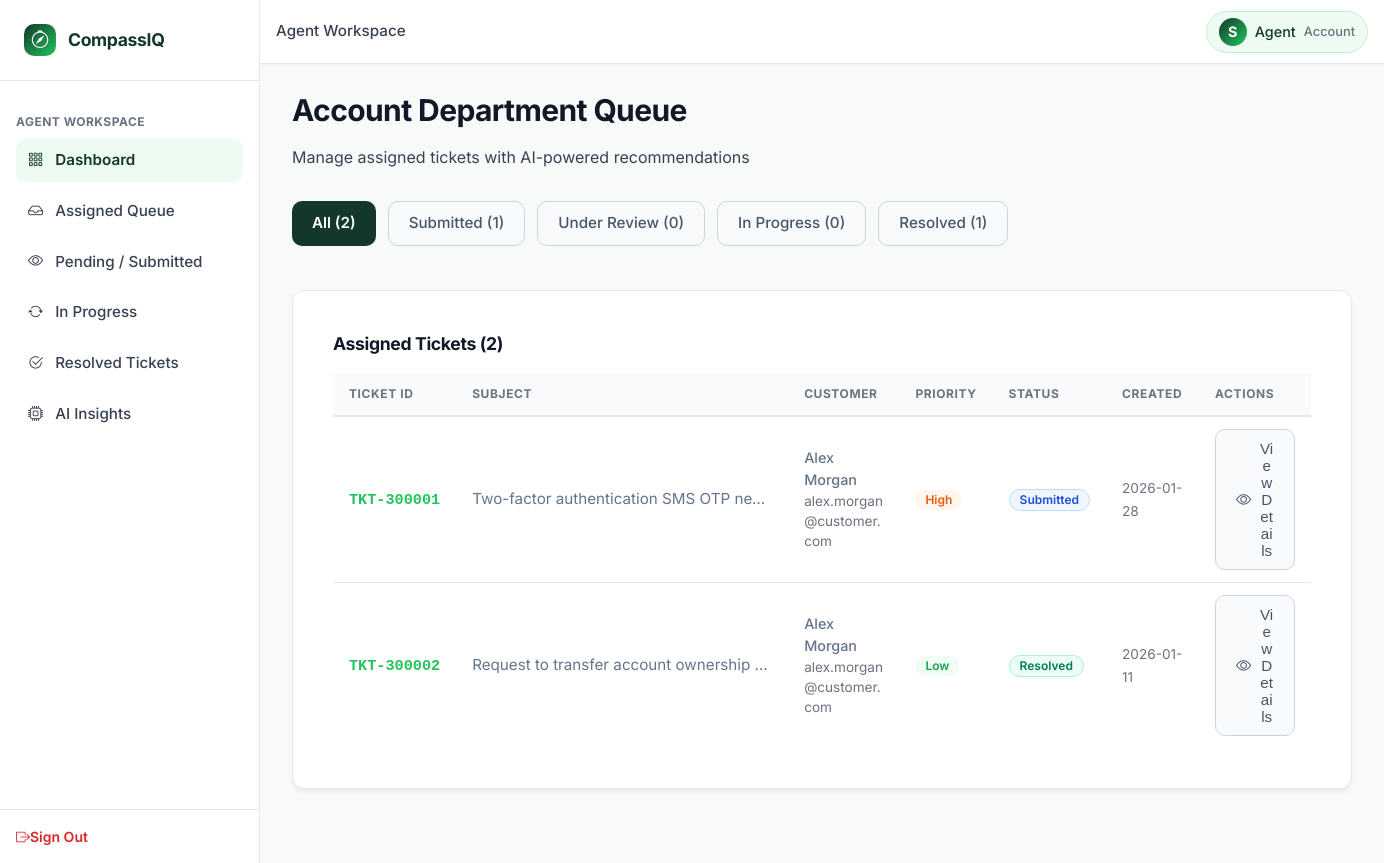
Page /agent/dashboard (signed in) on the committed database.
### tables this page shows
CREATE TABLE users (
    user_id INTEGER PRIMARY KEY AUTOINCREMENT,
    full_name TEXT NOT NULL,
    email TEXT UNIQUE NOT NULL,
    password_hash TEXT NOT NULL,
    role TEXT NOT NULL DEFAULT 'customer' CHECK(role IN ('customer', 'agent', 'admin')),
    department TEXT DEFAULT 'None' CHECK(department IN ('Technical', 'Billing', 'Account', 'General Inquiry', 'None')),
    bill_no_product_id TEXT,
    account_status TEXT DEFAULT 'PENDING' CHECK(account_status IN ('PENDING', 'APPROVED', 'REJECTED', 'BANNED')),
    created_at DATETIME DEFAULT CURRENT_TIMESTAMP
);

CREATE TABLE tickets (
    ticket_id TEXT PRIMARY KEY,
    customer_id INTEGER NOT NULL,
    subject TEXT NOT NULL,
    description TEXT NOT NULL,
    predicted_category TEXT NOT NULL CHECK(predicted_category IN ('Technical', 'Billing', 'Account', 'General Inquiry', 'Fraud')),
    predicted_priority TEXT NOT NULL CHECK(predicted_priority IN ('Low', 'Medium', 'High', 'Critical')),
    assigned_department TEXT NOT NULL CHECK(assigned_department IN ('Technical', 'Billing', 'Account', 'General Inquiry', 'Admin_Fraud')),
    status TEXT DEFAULT 'Submitted' CHECK(status IN ('Submitted', 'Under Review', 'In Progress', 'Resolved', 'Closed')),
    assigned_agent_id INTEGER,
    resolution_notes TEXT,
    satisfaction_score INTEGER CHECK(satisfaction_score BETWEEN 1 AND 5),
    customer_feedback TEXT,
    created_at DATETIME DEFAULT CURRENT_TIMESTAMP,
    resolved_at DATETIME,
    CONSTRAINT fk_ticket_customer FOREIGN KEY (customer_id) REFERENCES users (user_id) ON DELETE CASCADE,
    CONSTRAINT fk_ticket_agent FOREIGN KEY (assigned_agent_id) REFERENCES users (user_id) ON DELETE SET NULL
);

### app.py (the view)
@app.route('/agent/dashboard')
@agent_required
def agent_dashboard():
    agent_dept = g.user['department']
    status_filter = request.args.get('status', 'all')
    sql = """
        SELECT t.*, u.full_name as customer_name, u.email as customer_email,
               a.full_name as agent_name
        FROM tickets t
        JOIN users u ON t.customer_id = u.user_id
        LEFT JOIN users a ON t.assigned_agent_id = a.user_id
        WHERE t.assigned_department = ?
    """
    params = [agent_dept]
    if status_filter != 'all':
        sql += " AND t.status = ?"
        params.append(status_filter)
    sql += " ORDER BY CASE t.predicted_priority WHEN 'Critical' THEN 1 WHEN 'High' THEN 2 WHEN 'Medium' THEN 3 WHEN 'Low' THEN 4 ELSE 5 END, t.created_at DESC"
    tickets = query_db(sql, tuple(params))
    counts = query_db(
        """SELECT
            COUNT(*) as total,
            SUM(status = 'Submitted') as count_submitted,
            SUM(status = 'Under Review') as count_under_review,
            SUM(status = 'In Progress') as count_in_progress,
            SUM(status = 'Resolved') as count_resolved
           FROM tickets
           WHERE assigned_department = ?""",
        (agent_dept,),
        one=True
    )
    return render_template(
        'department_dashboard.html',
        tickets=tickets,
        counts=counts or {},
        current_status=status_filter,
        department=agent_dept
    )

### templates/department_dashboard.html (shortened to what this page needs)
{% extends 'base.html' %}
{% block breadcrumb %}Agent Workspace{% endblock %}
{% block content %}
<div class="page-header">
    <h1 class="page-title">{{ department }} Department Queue</h1>
    <p class="page-subtitle">Manage assigned tickets with AI-powered recommendations</p>
</div>
<div class="queue-status-tabs" style="display: flex; gap: var(--spacing-md); margin-bottom: var(--spacing-2xl); overflow-x: auto; padding-bottom: var(--spacing-md);">
    <a href="{{ url_for('agent_dashboard', status='all') }}" class="btn {% if current_status == 'all' %}btn-primary{% else %}btn-secondary{% endif %}">
        All ({{ counts.total or 0 }})
    </a>
    <a href="{{ url_for('agent_dashboard', status='Submitted') }}" class="btn {% if current_status == 'Submitted' %}btn-primary{% else %}btn-secondary{% endif %}">
        Submitted ({{ counts.count_submitted or 0 }})
    </a>
    <a href="{{ url_for('agent_dashboard', status='Under Review') }}" class="btn {% if current_status == 'Under Review' %}btn-primary{% else %}btn-secondary{% endif %}">
        Under Review ({{ counts.count_under_review or 0 }})
    </a>
    <a href="{{ url_for('agent_dashboard', status='In Progress') }}" class="btn {% if current_status == 'In Progress' %}btn-primary{% else %}btn-secondary{% endif %}">
        In Progress ({{ counts.count_in_progress or 0 }})
    </a>
    <a href="{{ url_for('agent_dashboard', status='Resolved') }}" class="btn {% if current_status == 'Resolved' %}btn-primary{% else %}btn-secondary{% endif %}">
        Resolved ({{ counts.count_resolved or 0 }})
    </a>
</div>
<div id="department-ticket-table" class="card">
    <div style="padding: var(--spacing-lg);">
        <h3 style="margin: 0 0 var(--spacing-lg) 0; font-size: 1.1rem;">Assigned Tickets ({{ tickets|length }})</h3>
        {% if tickets|length == 0 %}
            <div style="padding: var(--spacing-3xl) var(--spacing-lg); text-align: center; color: var(--text-muted);">
                <i class="bi bi-inbox" style="font-size: 2rem; display: block; margin-bottom: var(--spacing-lg);"></i>
                <p>No tickets in this queue</p>
            </div>
        {% else %}
            <div class="table-responsive">
                <table class="enterprise-table">
                    <thead>
                        <tr>
                            <th>Ticket ID</th>
                            <th>Subject</th>
                            <th>Customer</th>
                            <th>Priority</th>
                            <th>Status</th>
                            <th>Created</th>
                            <th>Actions</th>
                        </tr>
                    </thead>
                    <tbody>
                        {% for ticket in tickets %}
                            <tr>
                                <td>
                                    <span class="no-wrap" style="font-family: 'Courier New', monospace; font-weight: var(--font-weight-bold); color: var(--accent-green);">{{ ticket.ticket_id }}</span>
                                </td>
                                <td>
                                    <div style="max-width: 300px; overflow: hidden; text-overflow: ellipsis; white-space: nowrap;">
                                        {{ ticket.subject }}
                                    </div>
                                </td>
                                <td>
                                    <div style="font-size: 0.9rem;">
                                        <div style="font-weight: 500;">{{ ticket.customer_name }}</div>
                                        <div style="color: var(--text-muted); font-size: 0.85rem;">{{ ticket.customer_email }}</div>
                                    </div>
                                </td>
                                <td>
                                    <span class="badge badge-priority-{{ ticket.predicted_priority }}">{{ ticket.predicted_priority }}</span>
                                </td>
                                <td>
                                    <span class="badge badge-status-{{ ticket.status|replace(' ', '') }}">{{ ticket.status }}</span>
                                </td>
                                <td>
                                    <span class="text-muted" style="font-size: 0.85rem;">{{ ticket.created_at[:10] if ticket.created_at else '' }}</span>
                                </td>
                                <td>
                                    <button type="button" class="btn btn-secondary btn-sm" onclick="openTicketModal('{{ ticket.ticket_id }}')">
                                        <i class="bi bi-eye"></i> View Details
                                    </button>
                                </td>
                            </tr>
                        {% endfor %}
                    </tbody>
                </table>
            </div>
        {% endif %}
    </div>
</div>
{% endblock %}

### templates/base.html (shortened to what this page needs)
<!DOCTYPE html>
<html lang="en">
<head>
    <link rel="stylesheet" href="https://cdn.jsdelivr.net/npm/bootstrap-icons@1.11.3/font/bootstrap-icons.min.css">
    <link rel="stylesheet" href="{{ url_for('static', filename='css/variables.css') }}">
    <link rel="stylesheet" href="{{ url_for('static', filename='css/components.css') }}">
    <link rel="stylesheet" href="{{ url_for('static', filename='css/style.css') }}">
</head>
<body>
    <div id="app">
        <aside class="sidebar" id="sidebar">
            <a href="{{ url_for('index') }}" class="sidebar-brand">
                <div class="sidebar-brand-icon">
                    <i class="bi bi-compass"></i>
                </div>
                <div class="sidebar-brand-text">CompassIQ</div>
            </a>
            <nav class="sidebar-nav">
                {% if g.user %}
                    {% if g.user.role == 'customer' %}
                        <div class="nav-section-title">Main</div>
                        <div class="nav-item">
                            <a href="{{ url_for('customer_dashboard') }}" class="nav-link {% if request.endpoint == 'customer_dashboard' %}active{% endif %}" data-nav-action="dashboard">
                                <i class="bi bi-grid-3x3-gap"></i>
                                <span>Dashboard</span>
                            </a>
                        </div>
                        <div class="nav-item">
                            <a href="{{ url_for('customer_dashboard') }}#customer-tickets-table" class="nav-link" data-nav-action="my-tickets">
                                <i class="bi bi-inbox"></i>
                                <span>My Tickets</span>
                            </a>
                        </div>
                        <div class="nav-item">
                            <a href="{{ url_for('customer_dashboard') }}#create-ticket-section" class="nav-link" data-nav-action="create-ticket">
                                <i class="bi bi-plus-circle"></i>
                                <span>Create Ticket</span>
                            </a>
                        </div>
                        <div class="nav-section-title mt-4">My Activity</div>
                        <div class="nav-item">
                            <a href="#" class="nav-link" data-nav-action="ticket-history">
                                <i class="bi bi-clock-history"></i>
                                <span>Ticket History</span>
                            </a>
                        </div>
                        <div class="nav-item">
                            <a href="#" class="nav-link" data-nav-action="profile">
                                <i class="bi bi-person-circle"></i>
                                <span>Profile</span>
                            </a>
                        </div>
                    {% elif g.user.role == 'agent' %}
                        <div class="nav-section-title">Agent Workspace</div>
                        <div class="nav-item">
                            <a href="{{ url_for('agent_dashboard') }}" class="nav-link {% if request.endpoint == 'agent_dashboard' %}active{% endif %}" data-nav-action="dashboard">
                                <i class="bi bi-grid-3x3-gap"></i>
                                <span>Dashboard</span>
                            </a>
                        </div>
                        <div class="nav-item">
                            <a href="{{ url_for('agent_dashboard') }}#department-ticket-table" class="nav-link" data-nav-action="assigned-queue">
                                <i class="bi bi-inbox"></i>
                                <span>Assigned Queue</span>
                            </a>
                        </div>
                        <div class="nav-item">
                            <a href="#" class="nav-link" data-nav-action="pending-submitted">
                                <i class="bi bi-eye"></i>
                                <span>Pending / Submitted</span>
                            </a>
                        </div>
                        <div class="nav-item">
                            <a href="#" class="nav-link" data-nav-action="in-progress">
                                <i class="bi bi-arrow-repeat"></i>
                                <span>In Progress</span>
                            </a>
                        </div>
                        <div class="nav-item">
                            <a href="#" class="nav-link" data-nav-action="resolved-tickets">
                                <i class="bi bi-check2-circle"></i>
                                <span>Resolved Tickets</span>
                            </a>
                        </div>
                        <div class="nav-item">
                            <a href="#" class="nav-link" data-nav-action="ai-insights">
                                <i class="bi bi-cpu"></i>
                                <span>AI Insights</span>
                            </a>
                        </div>
                    {% endif %}
                {% endif %}
            </nav>
            <div class="sidebar-footer">
                {% if g.user %}
                    <a href="{{ url_for('logout') }}" class="sign-out-link" data-nav-action="logout">
                        <i class="bi bi-box-arrow-right me-2"></i>Sign Out
                    </a>
                {% endif %}
            </div>
        </aside>
        <main class="main-content">
            <header class="header">
                <div class="header-left">
                    <div class="header-breadcrumb">
                        {% block breadcrumb %}Dashboard{% endblock %}
                    </div>
                </div>
                <div class="header-actions">
                    {% if g.user %}
                        <a href="#" class="user-profile-pill">
                            <div class="user-avatar">{{ g.user.full_name[0].upper() }}</div>
                            <span>{{ g.user.role|title }}</span>
                            {% if g.user.department and g.user.department != 'None' %}
                                <span style="font-size: 0.8rem; color: var(--text-muted);">{{ g.user.department }}</span>
                            {% endif %}
                        </a>
                    {% endif %}
                </div>
            </header>
            <div class="page-wrapper">
                {% block content %}{% endblock %}
            </div>
        </main>
    </div>
</body>
</html>

### rows in the picture
users: user "S", user.role "Agent", user.department "Account", department "Account"
tickets: ticket_id "TKT-300001", subject "Two-factor authentication SMS OTP ne…", customer_name "Alex Morgan", customer_email "alex.morgan@customer.com", predicted_priority "High", status "Submitted", created_at "2026-01-28"
tickets: ticket_id "TKT-300002", subject "Request to transfer account ownership…", customer_name "Alex Morgan", customer_email "alex.morgan@customer.com", predicted_priority "Low", status "Resolved", created_at "2026-01-11"

### other values in the picture
{{ counts.total or 0 }} "2"
{{ counts.count_submitted or 0 }} "1"
{{ counts.count_under_review or 0 }} "0"
{{ counts.count_in_progress or 0 }} "0"
{{ counts.count_resolved or 0 }} "1"
{{ tickets|length }} "2"
